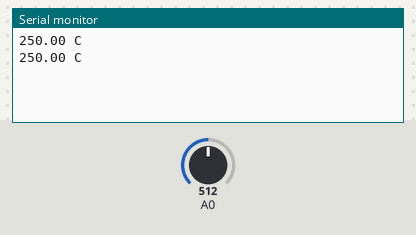
Recording of a sketch running on a simulated Arduino Uno, built with avr-gcc and run on an emulated ATmega328P. On the bench: the last lines printed to the serial monitor. The inputs (shaded band) are chosen by the test bench; at power-on: A0 = 512.

Above: at 1.8 s.
1.9 s: A0 set to 716
At 2.8 s:
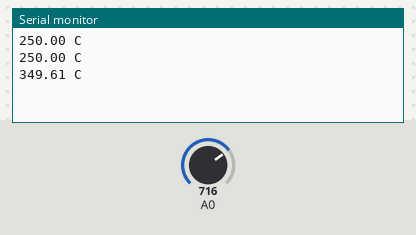
3.4 s: A0 set to 900
At 4.6 s:
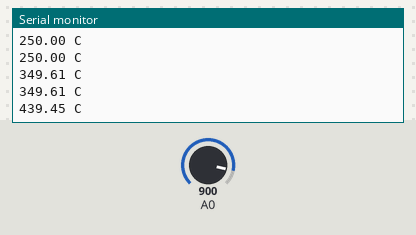
Timing chart, 0 to 6.4 s (numbered marks = the images above; inputs shaded):
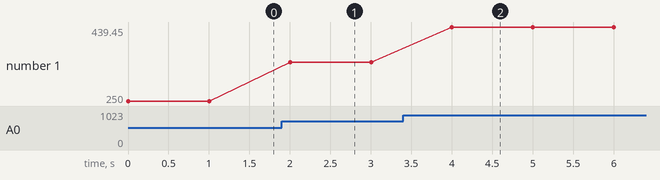

Measured:
- after the input at 1.9 s, the serial monitor: prints a new line after 0.10 s (image 1)
- after the input at 3.4 s, the serial monitor: prints a new line after 0.60 s (image 2)
- plotted number 1: 250 → 349.61 after the input at 1.9 s, 349.61 → 439.45 after the input at 3.4 s

The sketch:

pitches.h.ino
```cpp
float reading;
float voltage;
void setup() {
Serial.begin(9600);
}
void loop() {
reading = analogRead(A0);
voltage = reading * ((5/ 1024.0)*100);
Serial.print(voltage);
Serial.println(" C ");
delay(1000);
}
```
